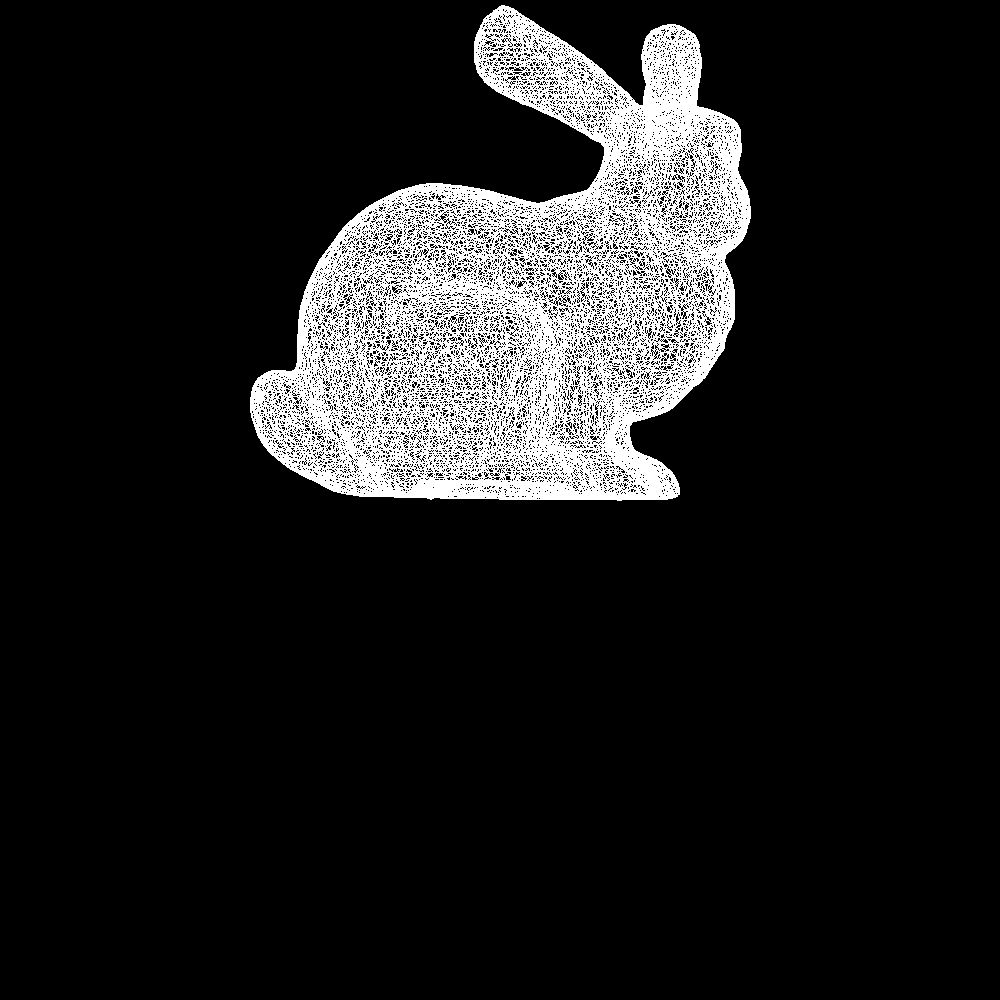

Here is the Python script that generated this plot:
import numpy as np
from PIL import Image

def bresenham_line(image, x0, y0, x1, y1, color):
    xchange = False
    if abs(x0 - x1) < abs(y0 - y1):
        x0, y0 = y0, x0
        x1, y1 = y1, x1
        xchange = True
    
    if x0 > x1:
        x0, x1 = x1, x0
        y0, y1 = y1, y0
    
    y = y0
    dy = 2 * abs(y1 - y0)
    derror = 0
    y_update = 1 if y1 > y0 else -1

    for x in range(x0, x1):
        if xchange:
            image[x, y] = color
        else:
            image[y, x] = color

        derror += dy
        if (derror > (x1 - x0)):
            derror -= 2 * (x1 - x0)
            y += y_update

def parser(s: str, model_v_matrix: list, model_p_matrix: list):
    s_splt = s.split()
        
    if s_splt[0] == 'v':
        model_v_matrix.append(tuple(map(lambda x: float(x), s_splt[1:])))
    elif s_splt[0] == 'f':
        s_splt_dash = []
        for ss in s_splt[1:]:
            s_splt_dash.append(tuple(map(lambda x: int(x), ss.split('/'))))
        model_p_matrix.append([model_v_matrix[s_splt_dash[0][0] - 1], model_v_matrix[s_splt_dash[1][0] - 1], model_v_matrix[s_splt_dash[2][0] - 1]])

def scale_round(num):
    return -round(num * 5000 + 500)

def scale_round_list(l):
    return list(map(lambda x: scale_round(x), l))

model_v_matrix = []
model_p_matrix = []

with open('model_1.obj') as file:
    for s in file:
        parser(s, model_v_matrix, model_p_matrix)

H, W = 1000, 1000

image_mtrx = np.zeros((H, W), dtype=np.uint8)

for polygon in model_p_matrix:
    vertex1, vertex2, vertex3 = scale_round_list(polygon[0]), scale_round_list(polygon[1]), scale_round_list(polygon[2])

    bresenham_line(image_mtrx, vertex1[0], vertex1[1], vertex2[0], vertex2[1], 255)
    bresenham_line(image_mtrx, vertex2[0], vertex2[1], vertex3[0], vertex3[1], 255)
    bresenham_line(image_mtrx, vertex1[0], vertex1[1], vertex3[0], vertex3[1], 255)

image = Image.fromarray(image_mtrx, mode='L')
image.save('6.png')
image.show()
